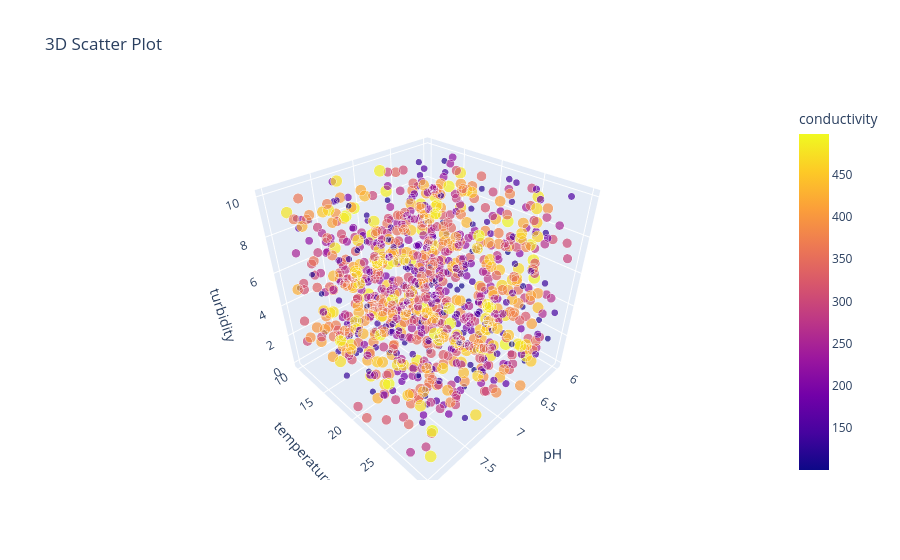

Write notebook code for a chart like this one.
### Code cell
import plotly.express as px

fig = px.scatter_3d(
    df,
    x='pH',
    y='temperature',
    z='turbidity',
    color='conductivity',
    size='dosage',
    title='3D Scatter Plot'
)

fig.show()

### Figure 1 — Plotly figure (JSON) as saved in the notebook; plotly's stock layout.template omitted (floating-point values rounded to 4 significant figures; data arrays with more than 128 entries replaced by an {"elided": "..."} marker saying what was removed)
{"data": [{"hovertemplate": "pH=%{x}<br>temperature=%{y}<br>turbidity=%{z}<br>dosage=%{marker.size}<br>conductivity=%{marker.color}<extra></extra>", "legendgroup": "", "marker": {"color": {"elided": "1000 float values"}, "coloraxis": "coloraxis", "size": {"elided": "1000 float values"}, "sizemode": "area", "sizeref": 0.398, "symbol": "circle"}, "mode": "markers", "name": "", "scene": "scene", "showlegend": false, "type": "scatter3d", "x": {"elided": "1000 float values"}, "y": {"elided": "1000 float values"}, "z": {"elided": "1000 float values"}}], "layout": {"coloraxis": {"colorbar": {"title": {"text": "conductivity"}}, "colorscale": [[0, "#0d0887"], [0.1111, "#46039f"], [0.2222, "#7201a8"], [0.3333, "#9c179e"], [0.4444, "#bd3786"], [0.5556, "#d8576b"], [0.6667, "#ed7953"], [0.7778, "#fb9f3a"], [0.8889, "#fdca26"], [1, "#f0f921"]]}, "legend": {"itemsizing": "constant", "tracegroupgap": 0}, "scene": {"domain": {"x": [0, 1], "y": [0, 1]}, "xaxis": {"title": {"text": "pH"}}, "yaxis": {"title": {"text": "temperature"}}, "zaxis": {"title": {"text": "turbidity"}}}, "title": {"text": "3D Scatter Plot"}}}
